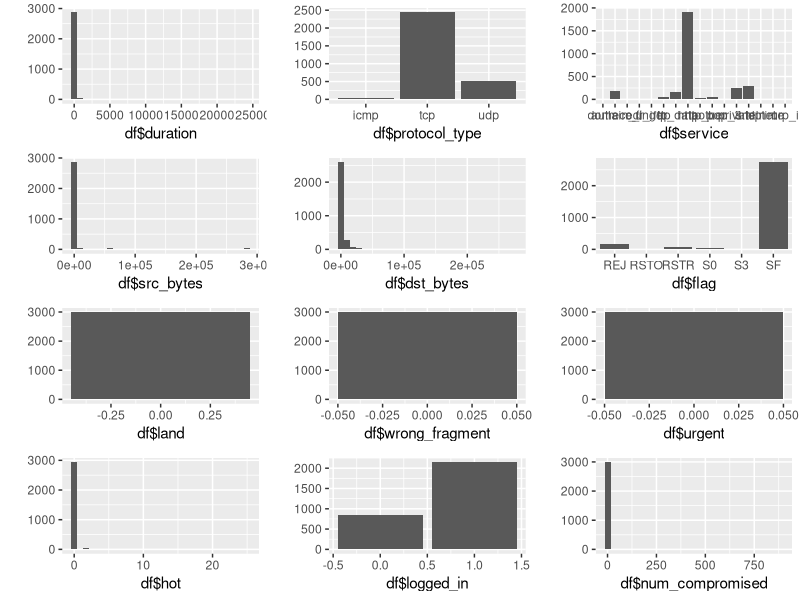
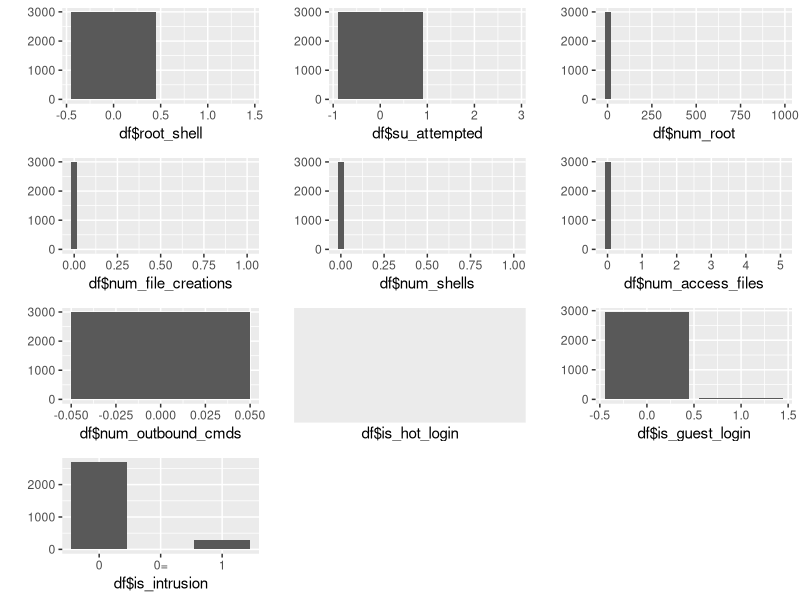

The R source for these figures, in order:
## ---- chunk 1
knitr::opts_chunk$set(echo = TRUE)
## ---- chunk 2
library(ggplot2)
library(gridExtra)
library(dplyr)

df <- read.csv("network_traffic.csv")

p1 <- qplot(df$duration, geom="histogram")
p2 <- qplot(df$protocol_type, geom="bar")
p3 <- qplot(df$service, geom="bar")
p4 <- qplot(df$src_bytes, geom="histogram")
p5 <- qplot(df$dst_bytes, geom="histogram")
p6 <- qplot(df$flag, geom="bar")
p7 <- qplot(df$land, geom="bar")
p8 <- qplot(df$wrong_fragment, geom="histogram")
p9 <- qplot(df$urgent, geom="histogram")
p10 <- qplot(df$hot, geom="histogram")
p11 <- qplot(df$num_failed_logins, geom="histogram")
p12 <- qplot(df$logged_in, geom="bar")
p13 <- qplot(df$num_compromised, geom="histogram")
p14 <- qplot(df$root_shell, geom="bar")
p15 <- qplot(df$su_attempted, geom="bar")
p16 <- qplot(df$num_root, geom="histogram")
p17 <- qplot(df$num_file_creations, geom="histogram")
p18 <- qplot(df$num_shells, geom="histogram")
p19 <- qplot(df$num_access_files, geom="histogram")
p20 <- qplot(df$num_outbound_cmds, geom="histogram")
p21 <- qplot(df$is_hot_login, geom="bar")
p22 <- qplot(df$is_guest_login, geom="bar")
p23 <- qplot(df$is_intrusion, geom="bar")
grid.arrange(p1, p2, p3, p4, p5, p6, p7, p8, p9, p10, p12, p13, ncol=3)
grid.arrange(p14, p15, p16, p17, p18, p19, p20, p21, p22, p23, ncol=3)
## ---- chunk 3
# drop useless columns
df <- select(df, -c(num_outbound_cmds, land, num_failed_logins, wrong_fragment, urgent, num_outbound_cmds, is_host_login, su_attempted))

# Clean is_intrusion column
df$is_intrusion <- ifelse(df$is_intrusion == 1, 1, 0)

# convert to factors
df$is_intrusion <- as.factor(df$is_intrusion)
df$protocol_type <- as.factor(df$protocol_type)
df$service <- as.factor(df$service)
df$flag <- as.factor(df$flag)
df$logged_in <- as.factor(df$logged_in)
df$root_shell <- as.factor(df$root_shell)
df$is_guest_login <- as.factor(df$is_guest_login)

summary(df)
